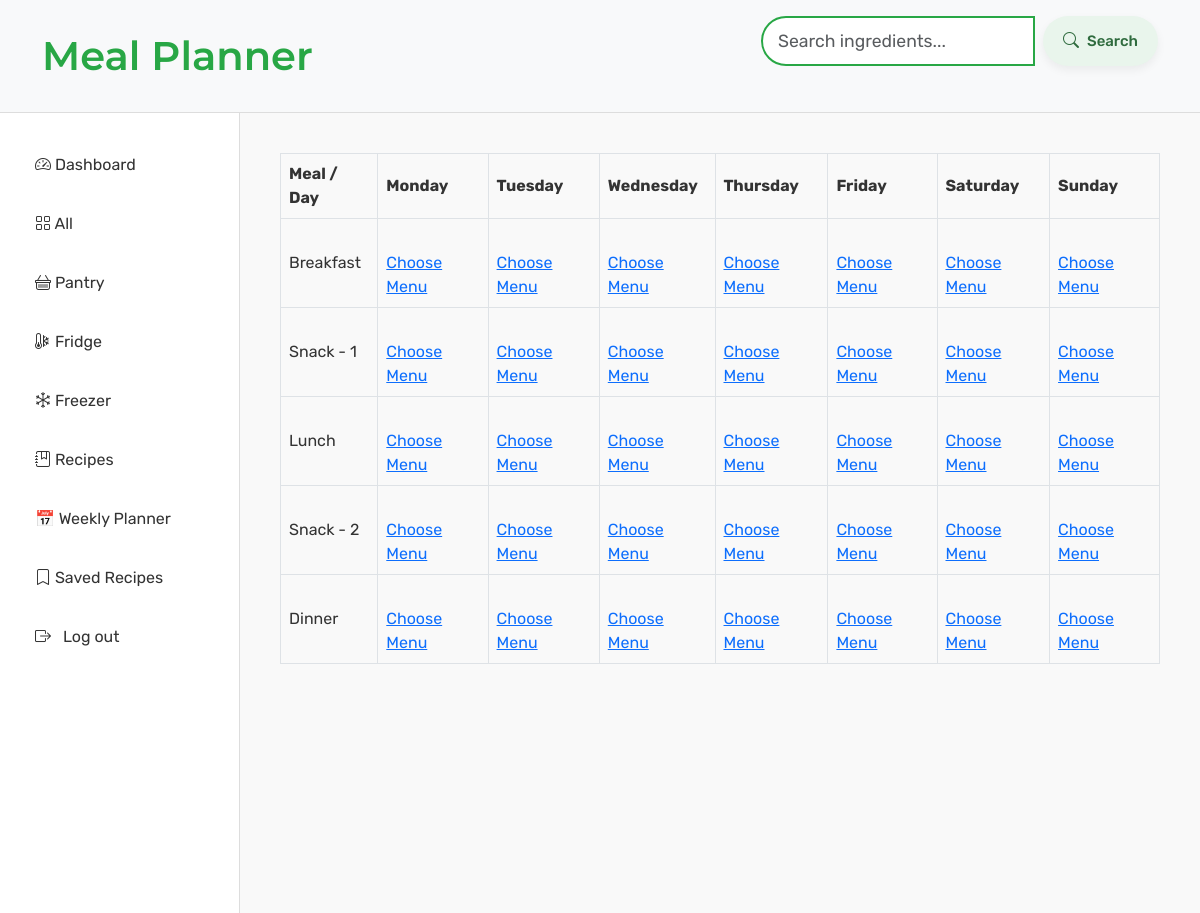
Before: /pantry/weekly_planner/ with the older database file.
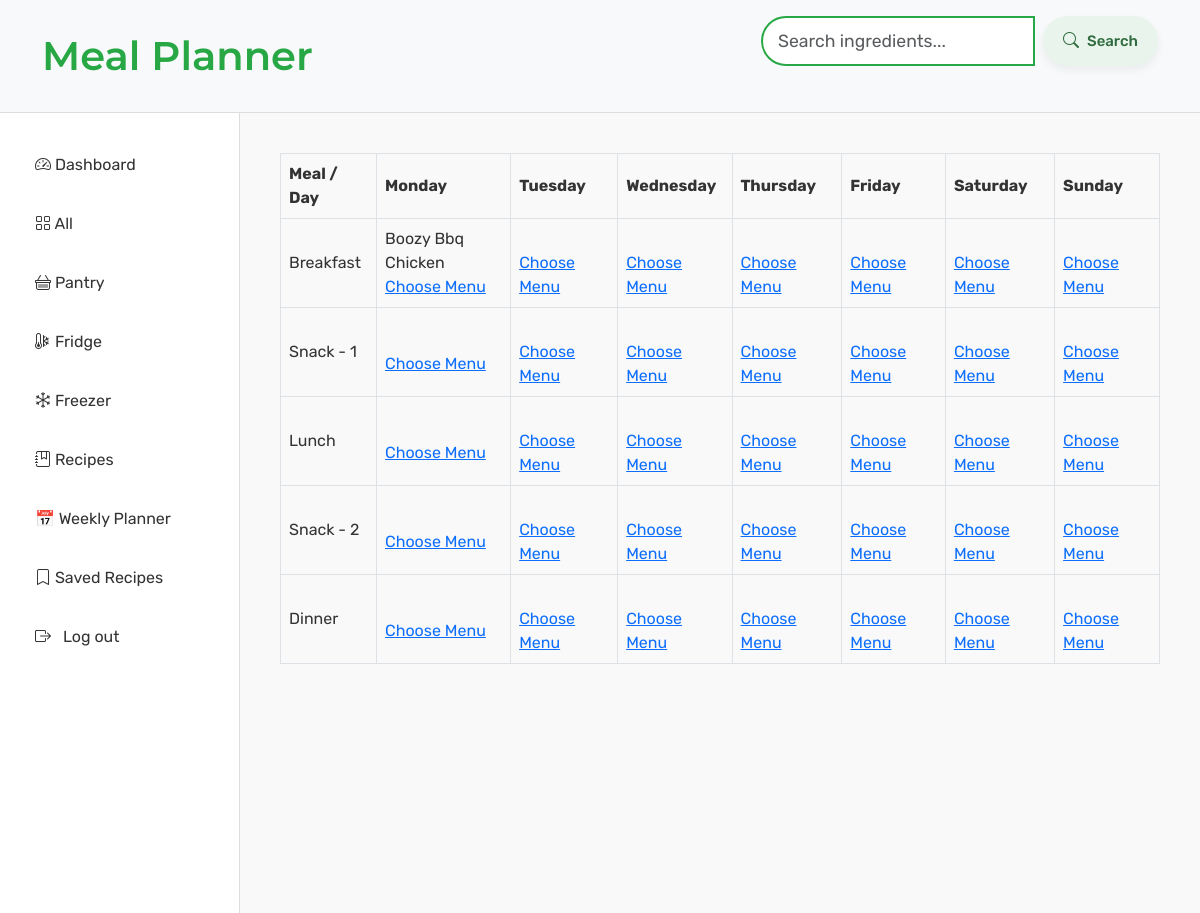
After: the same page with the newer database file.
### pantry/models.py (models this page shows, shortened)
class MealPlan (models.Model):
    meal_type = models.CharField(max_length=10, choices=MEALS)
    day = models.CharField(max_length=3, choices=DAYS)
    food = models.CharField(max_length=100, blank=True)

### pantry/views.py (the view)
# urls.py: path('weekly_planner/', views.view_weekly_planner, name='view_weekly_planner'),
def view_weekly_planner(request):
    plan = {meal_key: {day_code: '' for day_code, _ in DAYS} for meal_key, _ in MEALS}
    for entry in MealPlan.objects.all():
        if entry.meal_type in plan:
            plan[entry.meal_type][entry.day] = entry.food
    return render(request, 'pantry/weekly_planner.html', {'plan': plan, 'DAYS': DAYS, 'MEALS': MEALS})

### pantry/templatetags/custom_tags.py (called while the page is built)
@register.filter
def get_item(dictionary, key):
    return dictionary.get(key)

### pantry/templates/pantry/weekly_planner.html
{% extends 'base.html' %}
{% load custom_tags %}
{% block content %}
  <table class="table-auto border-collapse border border-gray-300">
    <thead>
      <tr>
        <th class="border p-2 bg-gray-100">Meal / Day</th>
        {% for code, name in DAYS %}
          <th class="border p-2 bg-gray-100">{{ name }}</th>
        {% endfor %}
      </tr>
    </thead>
    <tbody>
      {% for meal_code, label in MEALS %}
        <tr>
          <td class="border p-2 font-bold bg-gray-50">{{ label }}</td>
          {% for code, name in DAYS %}
            <td class="border p-2">
              {{ plan|get_item:meal_code|get_item:code }}
              <br>
              <a href="{% url 'add_menu' meal_code code %}">Choose Menu</a>
            </td>
          {% endfor %}
        </tr>
      {% endfor %}
    </tbody>
  </table>
{% endblock %}

Changed rows visible on the page:
added MealPlan: food "Boozy Bbq Chicken"
Other visible differences:
list line gone: "Choose Menu"
